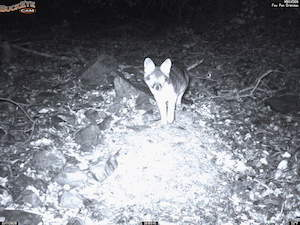
#> input picture img/sample-img-fox.jpg, 300 x 225 px, given in place of ., which was not available
$ python -i detect-shifts.py   (imports and definitions only)
#> lines starting #> are read from the running program, lines starting #| are printed output that depends on the picture; after the words box and inside, x2 and y2 are one past the last pixel; in counts of white or black regions, pixels touching at a corner belong together; pictures that were not available may be replaced by others from this repository, and a replacement may not be noted
import cv2
import numpy as np
import sys
from tqdm import tqdm

def detect_camera_shift_orb(img1_path, img2_path, threshold=0.7):
    # Read images
    img1 = cv2.imread(img1_path, cv2.IMREAD_GRAYSCALE)
    img2 = cv2.imread(img2_path, cv2.IMREAD_GRAYSCALE)

    # Initialize ORB detector
    orb = cv2.ORB_create()

    # Find keypoints and descriptors
    kp1, des1 = orb.detectAndCompute(img1, None)
    kp2, des2 = orb.detectAndCompute(img2, None)

    # Create BF matcher
    bf = cv2.BFMatcher(cv2.NORM_HAMMING, crossCheck=True)

    # Match descriptors
    matches = bf.match(des1, des2)

    # Sort matches by distance
    matches = sorted(matches, key=lambda x: x.distance)

    # Calculate average distance of top matches
    num_top_matches = min(50, len(matches))
    avg_distance = np.mean([m.distance for m in matches[:num_top_matches]])

    return avg_distance

def detect_camera_shift_sift(img1_path, img2_path):
    # Read images
#> called with img1_path = '.', img2_path = '.'
    img1 = cv2.imread(img1_path, cv2.IMREAD_GRAYSCALE)
#> img1: shape (225, 300); min 0, max 255, mean 125.4
    img2 = cv2.imread(img2_path, cv2.IMREAD_GRAYSCALE)

    # Define ROI mask - focus on buildings and stream banks
    height, width = img1.shape
#> height = 225; width = 300
    mask = np.zeros((height, width), dtype=np.uint8)
    roi_points = np.array([[width//4, height//4],
                          [3*width//4, height//4],
                          [3*width//4, 3*height//4],
                          [width//4, 3*height//4]])
    cv2.fillPoly(mask, [roi_points], 255)
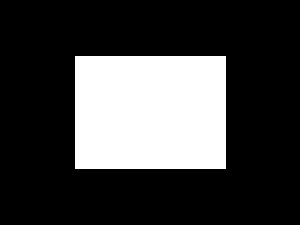
#> mask: shape (225, 300); 25.3% white; 1 white region, box (x1, y1, x2, y2) and area: (75, 56, 226, 169) 17063

    # Apply mask
    img1_masked = cv2.bitwise_and(img1, img1, mask=mask)
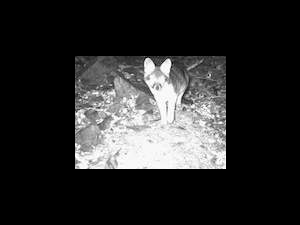
#> img1_masked: shape (225, 300); min 0, max 255, mean 43.4
    img2_masked = cv2.bitwise_and(img2, img2, mask=mask)

    # Edge detection
    edges1 = cv2.Canny(img1_masked, 100, 200)
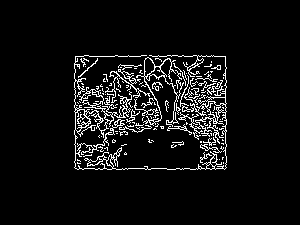
#> edges1: shape (225, 300); 6.5% white in thin lines or dots, all inside (x1, y1, x2, y2) = (74, 55, 227, 170)
    edges2 = cv2.Canny(img2_masked, 100, 200)

    # Find homography between images
    sift = cv2.SIFT_create()
    kp1, des1 = sift.detectAndCompute(edges1, None)
#> kp1 = 237 keypoints; strongest (x, y, size): (162, 127, 2.5), (211, 116, 1.9), (223, 95, 1.9), (104, 162, 2.1)
    kp2, des2 = sift.detectAndCompute(edges2, None)
#> kp2 has the same summary as kp1

    if des1 is None or des2 is None:
        return float('inf')

    # Match features
    bf = cv2.BFMatcher()
    matches = bf.knnMatch(des1, des2, k=2)
#> matches = 237 matches

    # Apply ratio test
    good_matches = []
    for m, n in matches:
        if m.distance < 0.75 * n.distance:
            good_matches.append(m)
#> after the loop, good_matches = 237 matches

    return len(good_matches)

def analyze_sequence(image_paths):
    shifts = []
    for i in tqdm(range(len(image_paths)-1), desc="Analyzing image pairs"):
        dist = detect_camera_shift_sift(image_paths[i], image_paths[i+1])
#> dist = 237
        shifts.append(dist)
    return shifts

# [10 lines not run here, left out]

#> (the run stopped early here; a loop or call above may not have finished)
